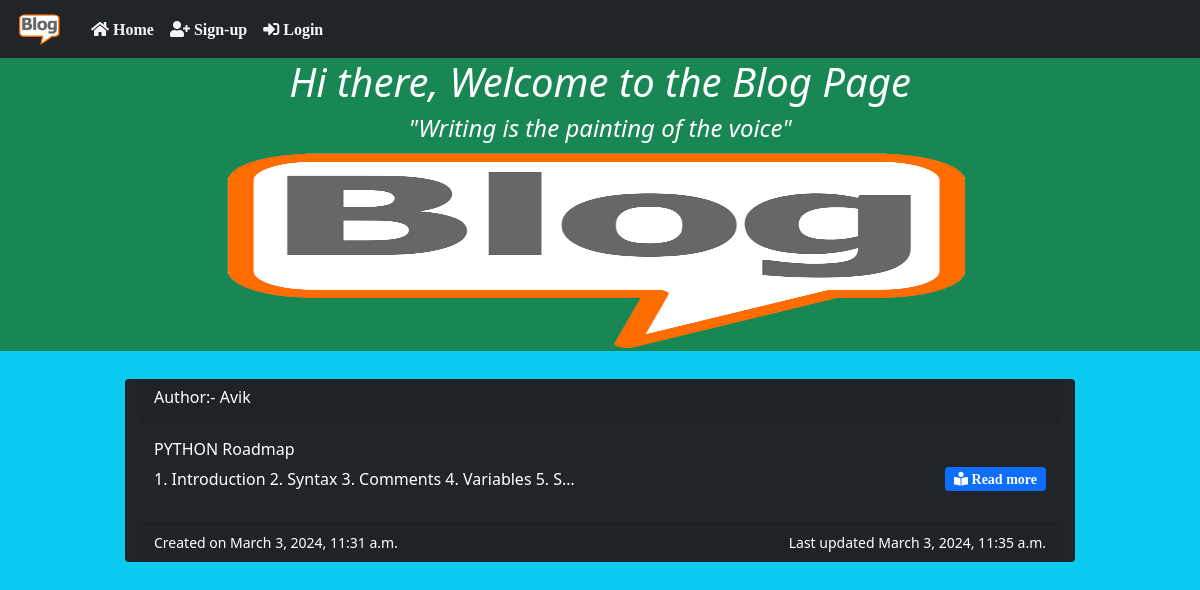
Before: / with the older database file.
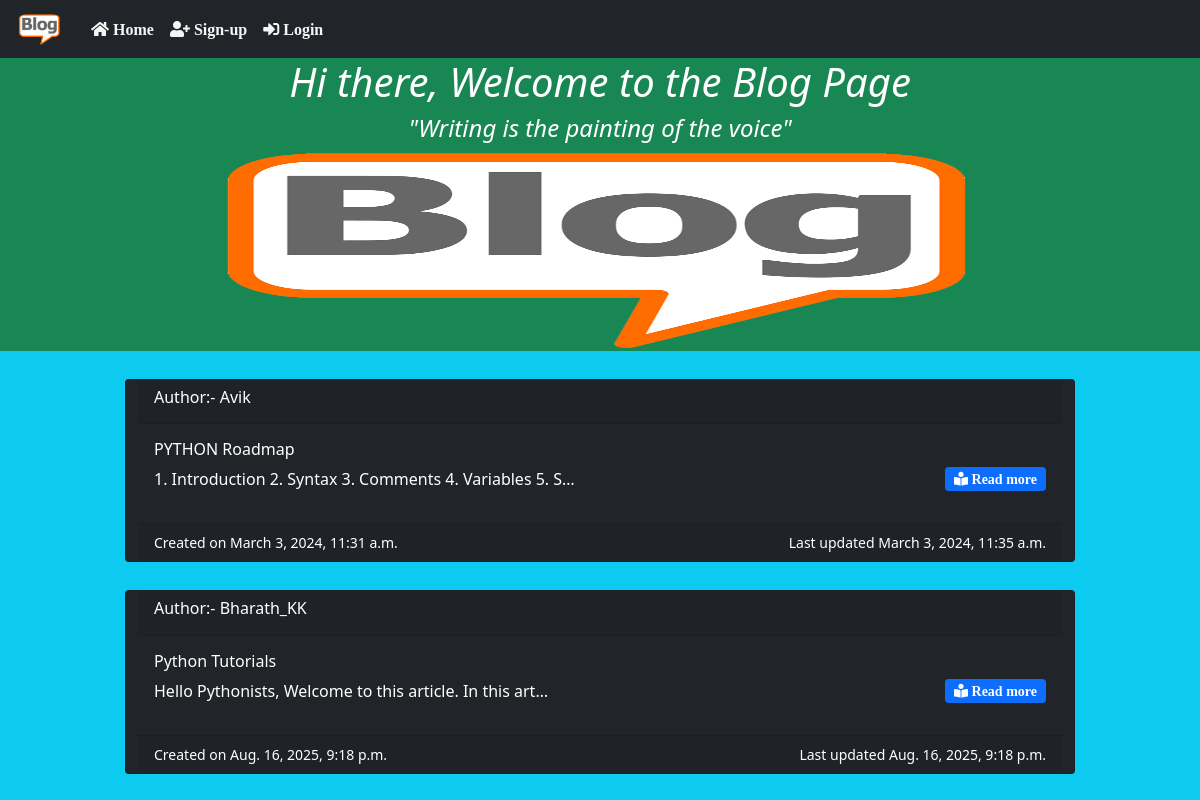
After: the same page with the newer database file.
### blog_app/models.py (models this page shows, shortened)
class Post(models.Model):
    STATUS_CHOICES = (
    ('draft', 'Draft'),
    ('published', 'Published'),
    )
    title = models.CharField(max_length=250)
    author = models.ForeignKey(User,on_delete=models.CASCADE,related_name='blog_posts')
    body = models.TextField()
    publish = models.DateTimeField(default=timezone.now)
    created = models.DateTimeField(auto_now_add=True)
    updated = models.DateTimeField(auto_now=True)
    status = models.CharField(max_length=10,choices=STATUS_CHOICES,default='draft')
    class Meta:
        ordering = ('publish',)

### blog_app/views.py (the view)
# urls.py: 2. Add a URL to urlpatterns:  path('', views.home, name='home')
def home(request):
    posts = Post.objects.filter(status="published")
    return render(request,'home.html',{'posts':posts})

### templates/home.html (shortened to what this page needs)
{% extends "index.html" %}
{% block body %}
{% load static %}
<div class="jumbotron justify-content-around text-center bg-success text-white">
    <h1 class="fst-italic">Hi there, Welcome to the Blog Page</h1>
    <h4 class="fst-italic">"Writing is the painting of the voice"</h4>
    <img src="{% static 'images/Blog_pic.png' %}" style="height: 200px; width:1000px" alt="blog Logo">
</div>
{% for p in posts %}
<div class="container mt-1 ">
    {% if user.is_authenticated %}
    <div class="row justify-content-around ">
        <div class="card text-white bg-dark col-sm-12 mt-4">
            <div class="card-header">
                <h6>Author:- {{p.author}}</h6>
            </div>
            <div class="card-body">
                <h6 class="card-title">{{ p.title }}</h6>
                <p class="card-text float-start">{{ p.body | truncatechars:60 }}</p>
                <a href="{% url 'detail_post' p.id %}" class="btn btn-primary btn-sm float-end fas fa-book-reader"> Read
                    more</a>
            </div>
            <div class="card-footer">
                <small class="text-white float-start">Created on {{p.created}}</small>
                <small class="text-white float-end">Last updated {{p.updated}}</small>
            </div>
        </div>
    </div>
    {% else %}
    <div class="row justify-content-around ">
        <div class="card text-white bg-dark col-sm-10 mt-4">
            <div class="card-header">
                <h6>Author:- {{p.author}}</h6>
            </div>
            <div class="card-body">
                <h6 class="card-title">{{ p.title }}</h6>
                <p class="card-text float-start">{{ p.body | truncatechars:60 }}</p>
                <a href="login" class="btn btn-primary btn-sm float-end fas fa-book-reader"> Read more</a>
            </div>
            <div class="card-footer">
                <small class="text-white float-start">Created on {{p.created}}</small>
                <small class="text-white float-end">Last updated {{p.updated}}</small>
            </div>
        </div>
    </div>
    {% endif %}
</div>
{% endfor %}
{% endblock body %}

### templates/index.html (shortened to what this page needs)
<!DOCTYPE html>
<html lang="en">
{% load static %}
<head>
    <link href="https://cdn.jsdelivr.net/npm/bootstrap@5.1.3/dist/css/bootstrap.min.css" rel="stylesheet">
    <link href="https://cdnjs.cloudflare.com/ajax/libs/font-awesome/5.15.4/css/all.min.css" rel="stylesheet">
</head>
<body class="bg-info">
    <nav class="navbar navbar-expand-sm bg-dark navbar-dark">
        <div class="container-fluid">
            <a class="navbar-brand" href="#"><img src="{% static 'images/Blog_pic.png' %}" alt="blog Logo"
                    style="width: 55px;" class="rounded-pill"></a>
            <div class=" navbar-collapse collapse navbar-responsive-collapse">
                <ul class="navbar-nav">
                    <li class="nav-item">
                        <a class="nav-link fas fa-home" style="color:whitesmoke" href="{% url 'home' %}"> Home</a>
                    </li>
                    {% if user.is_authenticated %}
                    <li class="nav-link fas fa-user" style="color:whitesmoke"> Hello, {{user.username}} </li>
                    <li class="nav-item ">
                        <a class="nav-link fa fa-pen-alt" style="color:whitesmoke" href="{% url 'mypost' %}"> My
                            Posts</a>
                    </li>
                    <li class="nav-item ">
                        <a class="nav-link fa fa-sign-out-alt" style="color:whitesmoke" href="{% url 'logout' %}">
                            Logout</a>
                    </li>
                    {% else %}
                    <li class="nav-item ">
                        <a class="nav-link fas fa-user-plus" style="color:whitesmoke" href="{% url 'signup' %}">
                            Sign-up</a>
                    </li>
                    <li class="nav-item ">
                        <a class="nav-link fa fa-sign-in-alt" style="color:whitesmoke" href="{% url 'login' %}">
                            Login</a>
                    </li>
                </ul>
                {% endif %}
            </div>
        </div>
    </nav>
    {% block body %}
    {% endblock body %}
</body>
</html>

Changed rows visible on the page:
added Post: author "Bharath_KK", title "Python Tutorials", body "Hello Pythonists, Welcome to this article. In this art…", created "Aug. 16, 2025, 9:18 p.m.", updated "Aug. 16, 2025, 9:18 p.m."
